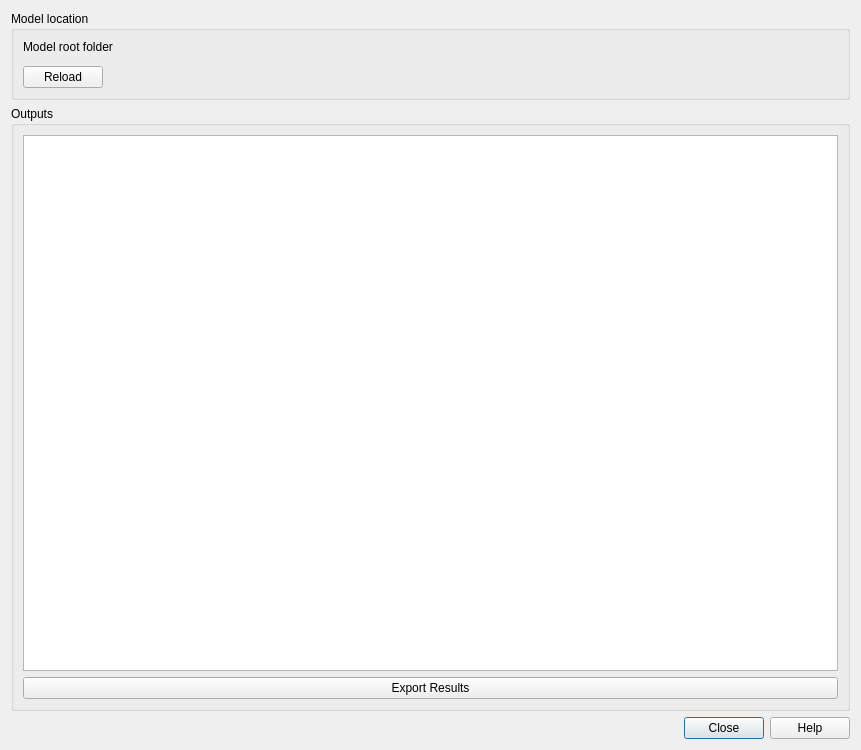
<?xml version="1.0" encoding="UTF-8"?>
<ui version="4.0">
 <class>AssessmentDialog</class>
 <widget class="QDialog" name="AssessmentDialog">
  <property name="geometry">
   <rect>
    <x>0</x>
    <y>0</y>
    <width>861</width>
    <height>750</height>
   </rect>
  </property>
  <property name="windowTitle">
   <string>File Check</string>
  </property>
  <layout class="QVBoxLayout" name="verticalLayout_6">
   <item>
    <widget class="QGroupBox" name="modelFolderGroupbox">
     <property name="title">
      <string>Model location</string>
     </property>
     <layout class="QVBoxLayout" name="verticalLayout">
      <item>
       <widget class="QLabel" name="label">
        <property name="text">
         <string>Model root folder</string>
        </property>
       </widget>
      </item>
      <item>
       <widget class="QgsFileWidget" name="modelFolderFileWidget">
        <property name="storageMode">
         <enum>QgsFileWidget::GetDirectory</enum>
        </property>
       </widget>
      </item>
      <item>
       <layout class="QHBoxLayout" name="horizontalLayout">
        <item>
         <widget class="QPushButton" name="reloadBtn">
          <property name="text">
           <string>Reload</string>
          </property>
          <property name="autoDefault">
           <bool>false</bool>
          </property>
         </widget>
        </item>
        <item>
         <spacer name="horizontalSpacer">
          <property name="orientation">
           <enum>Qt::Horizontal</enum>
          </property>
          <property name="sizeHint" stdset="0">
           <size>
            <width>40</width>
            <height>20</height>
           </size>
          </property>
         </spacer>
        </item>
       </layout>
      </item>
     </layout>
    </widget>
   </item>
   <item>
    <widget class="QGroupBox" name="outputsGroupbox">
     <property name="title">
      <string>Outputs</string>
     </property>
     <layout class="QVBoxLayout" name="verticalLayout_5">
      <item>
       <layout class="QVBoxLayout" name="verticalLayout_2">
        <item>
         <widget class="QPlainTextEdit" name="outputTextEdit"/>
        </item>
        <item>
         <widget class="QPushButton" name="exportResultsBtn">
          <property name="text">
           <string>Export Results</string>
          </property>
          <property name="autoDefault">
           <bool>false</bool>
          </property>
         </widget>
        </item>
       </layout>
      </item>
     </layout>
    </widget>
   </item>
   <item>
    <layout class="QHBoxLayout" name="horizontalLayout_2">
     <item>
      <widget class="QLabel" name="statusLabel">
       <property name="text">
        <string/>
       </property>
      </widget>
     </item>
     <item>
      <widget class="QDialogButtonBox" name="buttonBox">
       <property name="orientation">
        <enum>Qt::Horizontal</enum>
       </property>
       <property name="standardButtons">
        <set>QDialogButtonBox::Close|QDialogButtonBox::Help</set>
       </property>
      </widget>
     </item>
    </layout>
   </item>
  </layout>
 </widget>
 <customwidgets>
  <customwidget>
   <class>QgsFileWidget</class>
   <extends>QWidget</extends>
   <header>qgsfilewidget.h</header>
  </customwidget>
 </customwidgets>
 <tabstops>
  <tabstop>reloadBtn</tabstop>
  <tabstop>exportResultsBtn</tabstop>
 </tabstops>
 <resources/>
 <connections>
  <connection>
   <sender>buttonBox</sender>
   <signal>rejected()</signal>
   <receiver>AssessmentDialog</receiver>
   <slot>reject()</slot>
   <hints>
    <hint type="sourcelabel">
     <x>316</x>
     <y>260</y>
    </hint>
    <hint type="destinationlabel">
     <x>286</x>
     <y>274</y>
    </hint>
   </hints>
  </connection>
 </connections>
</ui>
